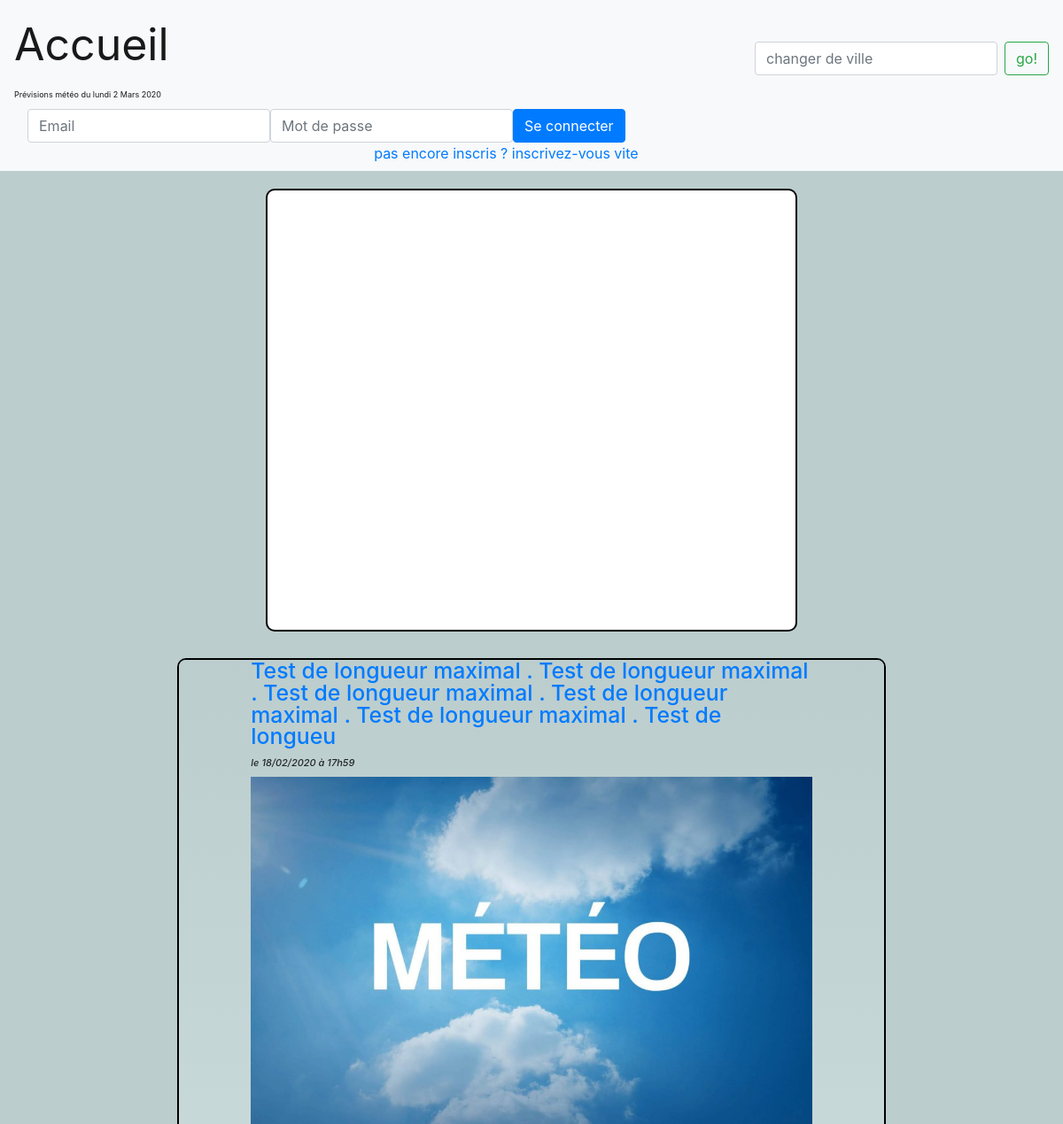
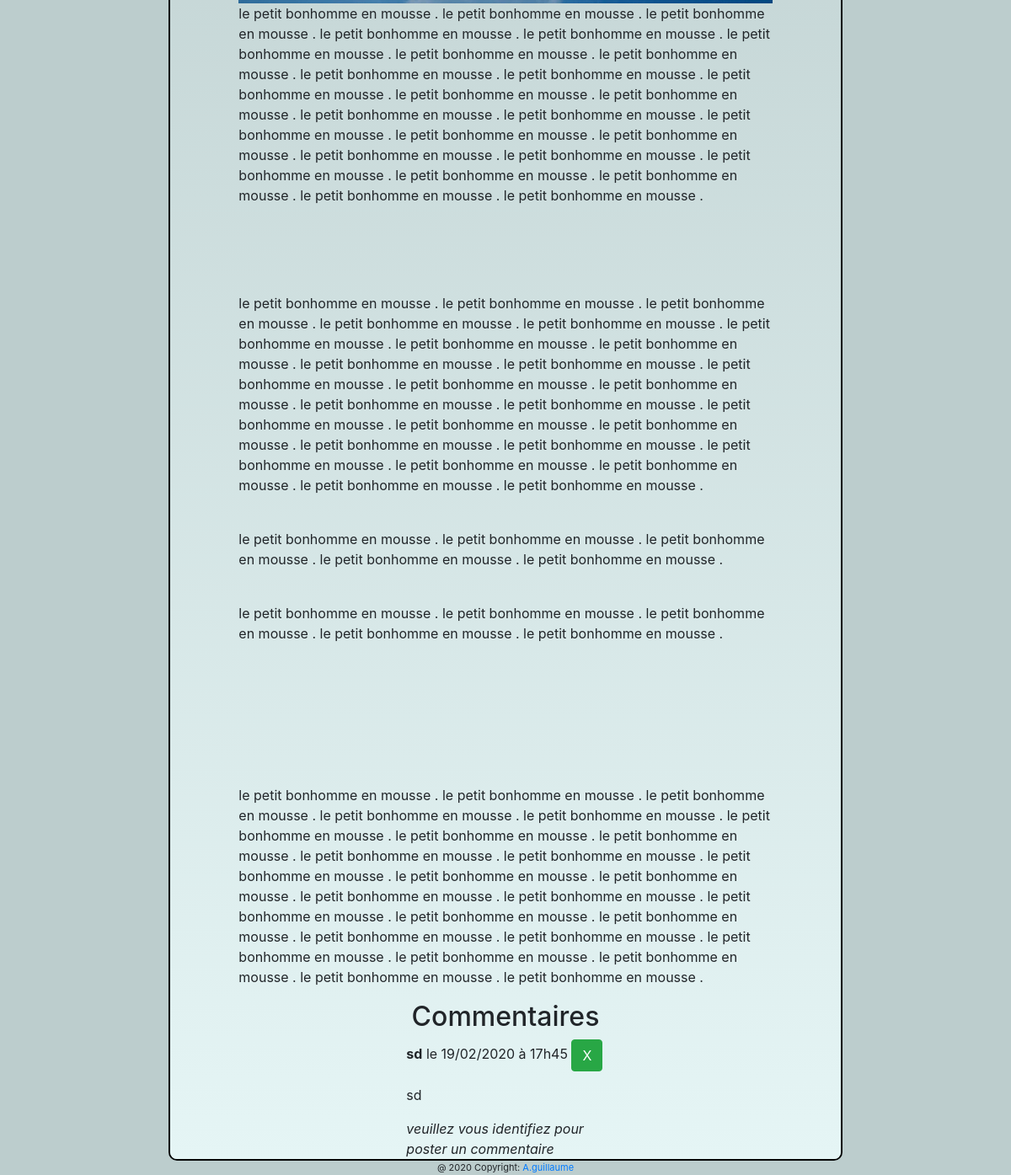
The app's page /old/index.php?action=singlePost&id=17 with its own data (2 pictures, top to bottom).
### tables this page shows
CREATE TABLE IF NOT EXISTS `news` (
  `id` int(11) NOT NULL AUTO_INCREMENT,
  `title_news` varchar(255) NOT NULL,
  `content_news` text NOT NULL,
  `creation_date_news` datetime NOT NULL,
  `img_url` varchar(255) DEFAULT NULL,
  `abstract_news` varchar(255) NOT NULL,
  PRIMARY KEY (`id`)
);

CREATE TABLE IF NOT EXISTS `comments` (
  `id` int(11) NOT NULL AUTO_INCREMENT,
  `news_id` int(11) NOT NULL,
  `author` varchar(255) NOT NULL,
  `comment` text NOT NULL,
  `comment_date` datetime NOT NULL,
  `is_signaled` tinyint(1) NOT NULL DEFAULT '0',
  PRIMARY KEY (`id`)
);

### old/controller/controller.php (called while the page is built, shortened)
<?php
require_once dirname(__DIR__) . DIRECTORY_SEPARATOR . 'model' . DIRECTORY_SEPARATOR . 'CommentManager.php';
function singlePost(){
	$postManager = new \Adrien\Meteo\Model\PostManager();
	$commentManager = new \Adrien\Meteo\Model\CommentManager();
	$post=$postManager->getPost($_GET['id']);
	$comments = $commentManager->getComments($_GET['id']);
	require('view/frontend/nav.php');
	require('view/frontend/singlePost.php');
	require('view/frontend/meteoComplete.php');
	require('view/frontend/template.php');
}

### old/model/Manager.php (called while the page is built, shortened)
<?php
class Manager
{
	protected $db;
	public function __construct(){
		if(!$this->db) {
			$this->db =  new \PDO('mysql:host=localhost;dbname=meteo;charset=utf8', 'root', '');
		}
	}
}

### old/model/PostManager.php (called while the page is built, shortened)
<?php
require_once dirname(__DIR__) . DIRECTORY_SEPARATOR . 'model' . DIRECTORY_SEPARATOR . 'Manager.php';
class PostManager extends Manager
{
	public function getPost($postId){
		$req = $this->db->prepare('SELECT id, title_news, content_news, DATE_FORMAT(creation_date_news, \'%d/%m/%Y à %Hh%i\') AS creation_date_news_fr ,img_url,abstract_news FROM news WHERE id = ?');
    	$req->execute(array($postId));
    	$post = $req->fetch();
    	return $post;
	}
}

### old/model/CommentManager.php (called while the page is built, shortened)
<?php
require_once dirname(__DIR__) . DIRECTORY_SEPARATOR . 'model' . DIRECTORY_SEPARATOR . 'Manager.php';
class CommentManager extends Manager
{
	public function getComments($postId) {
		$comments = $this->db->prepare ('SELECT id,  author ,comment ,DATE_FORMAT(comment_date, \'%d/%m/%Y à %Hh%i\') AS comment_date_fr, is_signaled FROM comments WHERE news_id = ? ORDER BY comment_date ');
		$comments->execute(array($postId));
		return $comments;
	}
}

### old/controller/userController.php (called while the page is built, shortened)
<?php
function isIdentify(){
    return false;
}

### old/view/frontend/singlePost.php (the view, shortened to what this page needs)
<div class="singleNews ">
    <div class="offset-sm-1 col-sm-10">
        <h3>
            <a href="index.php?action=singlePost&id=<?= $post['id'] ?>"><?= htmlspecialchars($post['title_news']); ?></a>
            <br/>
            <em class="date_news">le <?= $post['creation_date_news_fr'] ?></em>
        </h3>
        <?php if (isset($post['img_url'])&&$post['img_url']!=='0') { ?>
            <div class="imageSingle center"><img src="<?= $post['img_url']?>"></div>
        <?php ;} ?>
        <div>
            <?= nl2br($post['content_news']) ?>
        </div>
    </div>
    <h2 class="col-sm-12 center">Commentaires</h2>
    <?php
    while ($comment = $comments->fetch())
    {
    ?>
    <?php if ($comment['is_signaled']=='1') {
     ?>
    <p class="offset-sm-4 col-sm-4 offset-sm-4"><strong><?= htmlspecialchars($comment['author']) ?></strong> le <?= $comment['comment_date_fr'] ?>   <a class="btn btn-danger" title="commentaire deja signalé" >O</span></a> </p>
    <p class="offset-sm-4 col-sm-4 offset-sm-4"><?= nl2br(htmlspecialchars($comment['comment'])) ?></p>
<?php
}else { ?>
    <p class="offset-sm-4 col-sm-4 offset-sm-4"><strong><?= htmlspecialchars($comment['author']) ?></strong> le <?= $comment['comment_date_fr'] ?>   <a class="btn btn-success" title="signaler le commentaire" href="index.php?action=signalComment&amp;id=<?= $comment['id'] ?>&amp;postId=<?= $post['id'] ?>">X</a> </p>
    <p class="offset-sm-4 col-sm-4 offset-sm-4"><?= nl2br(htmlspecialchars($comment['comment'])) ?></p>
<?php }} ?>
<?php if (isIdentify()) {?>
    <div class="offset-sm-4 col-sm-4 offset-sm-4 container">
        <form action="index.php?action=addComment&amp;id=<?= $post['id'] ?>" method="post" >
            <div class="form-group">
                <label for="author" class="col-2 col-form-label">auteur </label><br />
                <input type="text" id="author" name="author" class="form-control" readonly value="<?= $_SESSION['pseudo'] ?>" />
            </div>
            <div class="form-group">
                <label for="comment" class="col-2 col-form-label">Commentaire</label><br />
                <textarea id="comment" name="comment" class="form-control"></textarea>
            </div>
            <div class="form-group">
                <button class="btn btn-success col-form-label" type="submit">Envoyer</button>
            </div>
        </form>
    </div>
<?php }else {?>
    <div class="offset-sm-4 col-sm-4 offset-sm-4 container">
        <i>veuillez vous identifiez pour poster un commentaire</i>
    </div>
<?php } ?>
</div>

### old/public/css/style.css (style rules this page uses)
body { background-color: rgba(188, 205, 205, 1) !important; }
.site { display: flex; min-height: 100vh; flex-direction: column; }
h3 { font-size: 1.55rem !important; line-height: 1 !important; }
.center { text-align: center; }
.date_news { font-size: 11px; }
.imageSingle img { width: 100%; }
.singleNews { background-image: -webkit-gradient(linear, left bottom, left top, from(rgba(229, 245, 245, 1)), to(rgba(188, 205, 205, 1))); }

### records on screen
news: title_news "Test de longueur maximal . Test de longueur maximal . Test de longueur maximal . Test de longueur maximal . Test de longueur maximal . Test de longueu", img_url (picture), content_news "le petit bonhomme en mousse . le petit bonhomme en mousse . le petit bonhomme en mousse . le petit bonhomme en mousse . le petit bonhomme en mousse . le petit bonhomme en mousse . le petit bonhomme en mousse . le petit bonhomme en mousse . le petit bonhomme en mousse . le petit bonhomme en mousse . le petit bonhomme en mousse . le petit bonhomme en mousse . le petit bonhomme en mousse . le petit bonhomme en mousse . le petit bonhomme en mousse . le petit bonhomme en mousse . le petit bonhomme en mousse . le petit bonhomme en mousse . le petit bonhomme en mousse . le petit bonhomme en mousse . le petit bonhomme en mousse . le petit bonhomme en mousse . le petit bonhomme en mousse . le petit…"
comments: author "sd", comment_date_fr "19/02/2020 à 17h45", comment "sd"

### other values on screen
$post['creation_date_news_fr'] "18/02/2020 à 17h59"
